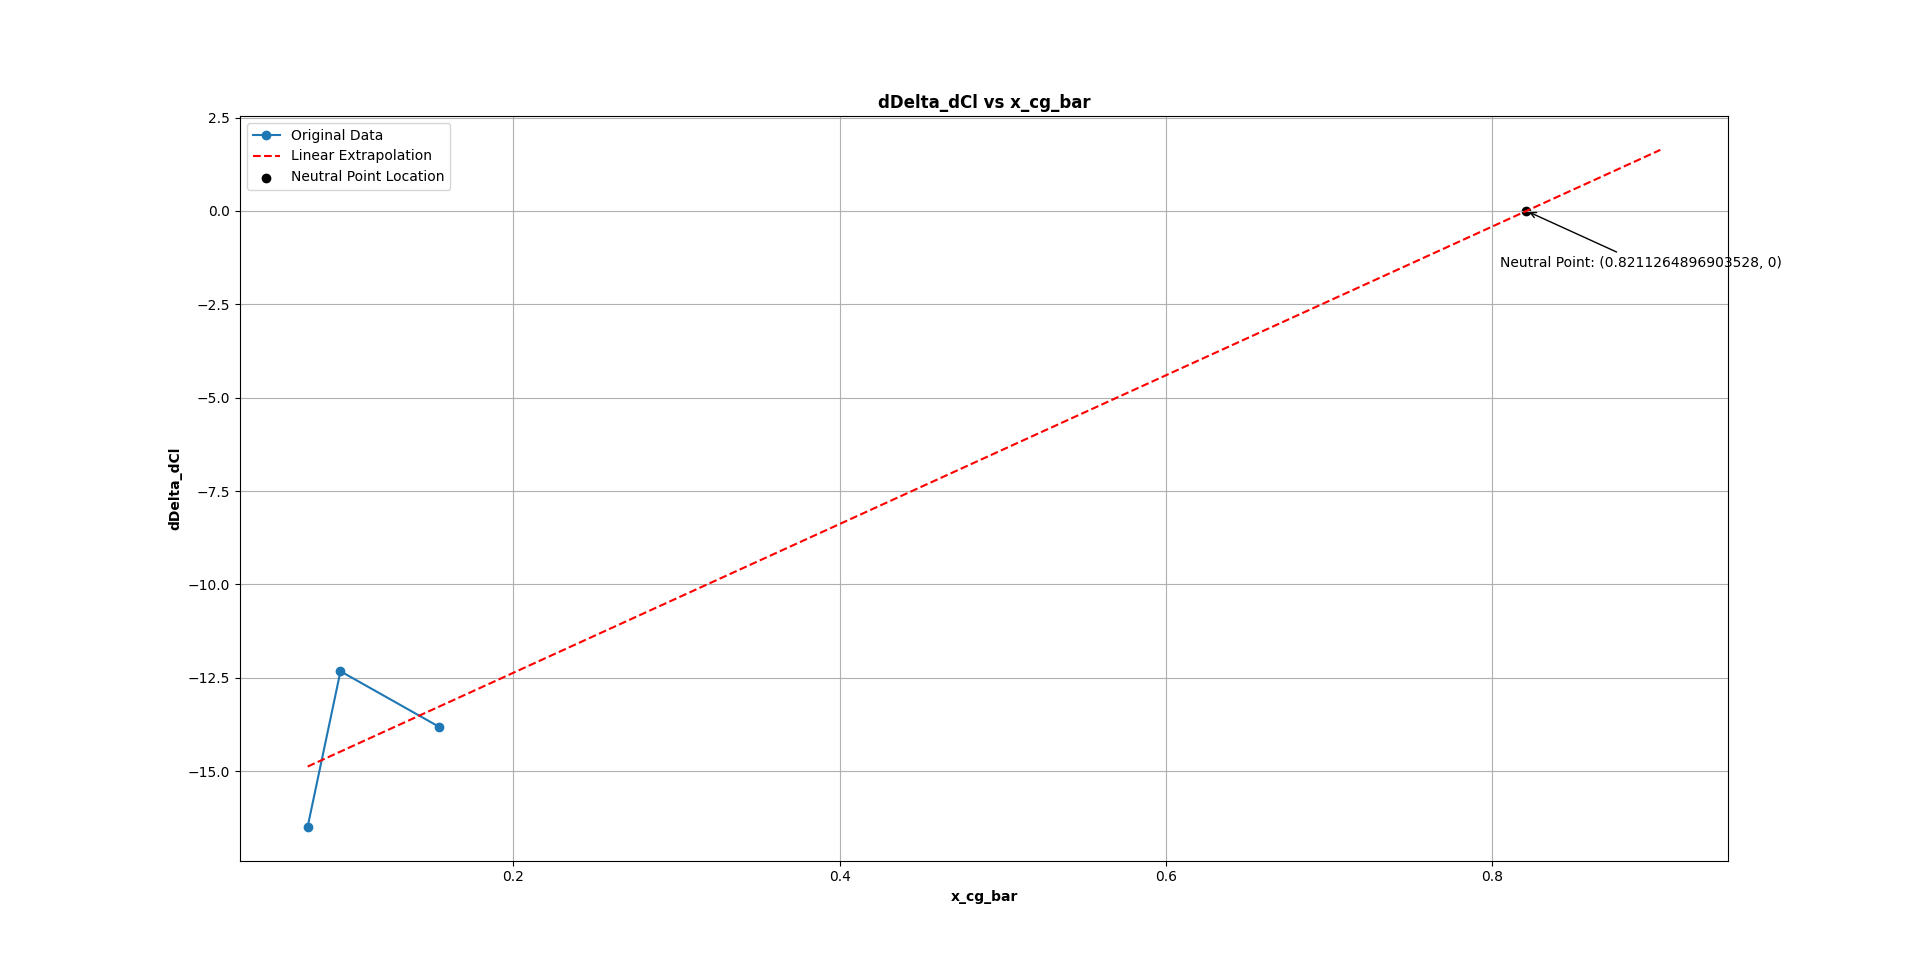

The script that drew this image:
import numpy as np
import matplotlib.pyplot as plt
import os
from scipy.optimize import curve_fit


def linear_fit(x, slope, intercept):
    return x * slope + intercept


def inverse_linear_fit(y, slope, intercept):
    return (y - intercept) / slope


x_cg_bar = []
d_elevator_d_cl = []
with open(os.getcwd() + "/neutral_point_data.txt", "r") as f:
    data = [list(map(float, line.strip().split())) for line in f.readlines()[1:]]
print(data)

for i in data:
    x_cg_bar.append(i[0])
    d_elevator_d_cl.append(i[1])

print(x_cg_bar)
print(d_elevator_d_cl)

(slope, intercept), _ = curve_fit(linear_fit, x_cg_bar, d_elevator_d_cl)
neu_pt = inverse_linear_fit(0, slope, intercept)
x = np.linspace(min(x_cg_bar), neu_pt + 0.1 * neu_pt)
y = [linear_fit(x0, slope, intercept) for x0 in x]
plt.plot(x_cg_bar, d_elevator_d_cl, "-o")
plt.plot(x, y, "r--")
plt.title("dDelta_dCl vs x_cg_bar", fontweight="bold")
plt.xlabel("x_cg_bar", fontweight="bold")
plt.ylabel("dDelta_dCl", fontweight="bold")
plt.scatter(neu_pt, 0, c="k")
plt.annotate(
    f"Neutral Point: ({neu_pt}, 0)",
    (neu_pt, 0),
    (neu_pt * 0.98, -1.5),
    arrowprops=dict(arrowstyle="->", color="k"),
)
plt.legend(["Original Data", "Linear Extrapolation", "Neutral Point Location"])
plt.grid(True)
plt.show()
